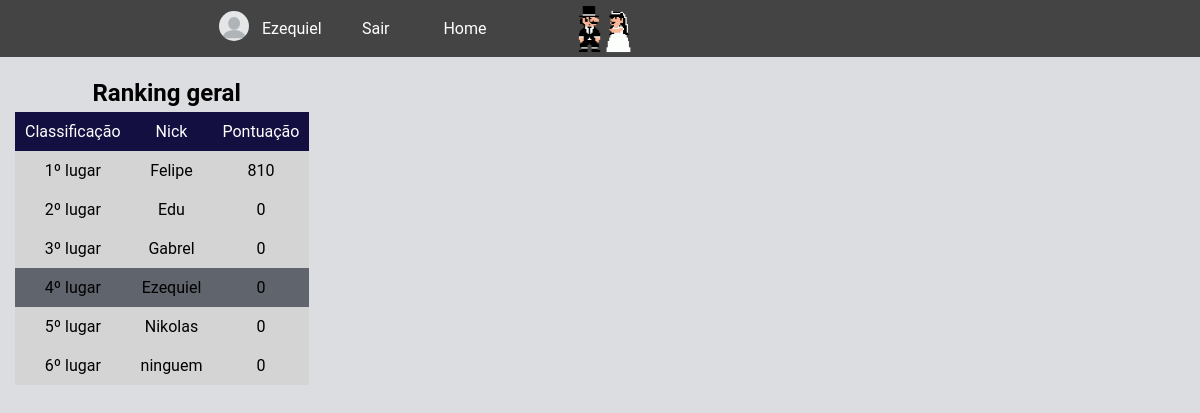
The app's page /lista2.php (signed in) with its own data.
### tables this page shows
CREATE TABLE `usuarios` (
  `ft_perfil` varchar(50) NOT NULL,
  `id_email` varchar(50) NOT NULL,
  `senha` varchar(25) NOT NULL,
  `nome` varchar(50) NOT NULL,
  `nick` varchar(20) NOT NULL,
  `pontuacao` int(11) NOT NULL DEFAULT 0,
  `ultimo_jogo` varchar(13) NOT NULL
);

### lista2.php (the view, shortened to what this page needs)
<?php
include("conexao.php");
$sql = "SELECT id_email, nick, pontuacao FROM usuarios ORDER BY pontuacao DESC";
$con = $mysqli->query($sql);
?>
<!DOCTYPE html>
<html lang="pt-br">
<head>
    <link rel="stylesheet" href="lista.css">
</head>
<body>
    <header>
        <div class="cabecalho">
            <ul class="info">
                <?php
                    if(isset($_SESSION['valido'])):
                    $id_email = $_SESSION['id_email'];
                    $sql="select nick, ft_perfil from usuarios where id_email= '$id_email'";
                    $pesq = $mysqli->query($sql);
                    $perfil = $pesq->fetch_assoc();
                ?>
                <li class="perfil">
                    <a class="inicio" href="meuperfil.php">
                        <?php echo "<img class='imgperfil' src=./imgPerfil/".$perfil['ft_perfil'].">" ?>
                        <?php echo "<p class='nick'>".$perfil['nick']."</p>" ?>
                    </a>
                </li>
                <li class="perfil2"><a class="inicio" href="sair.php">Sair</a></li>
                <li class="perfil2"><a class="inicio" href="lista.php">Home</a></li>
                <?php
                    endif
                ?>
            </ul>
            <img class="logo" src="./img/logo2.png" alt="">
        </div>
    </header>
    <main>
        <div class="rank">
            <section class="pontgeral">
                <div>
                    <h1>Ranking geral</h1>
                </div>
                <table>
                    <tr class="esp">
                        <td>Classificação</td>
                        <td>Nick</td>
                        <td>Pontuação</td>
                    </tr>
                    <?php
                    $i = 1;
                    if (isset($_SESSION['valido'])):
                    $email = $_SESSION['id_email'];
                    while($dados = $con->fetch_array()){
                        if ($email != $dados['id_email']):
                    ?>
                    <tr class="dados">
                        <td><?php echo $i."º lugar" ?></td>
                        <?php $i++ ?>
                        <td><?php echo $dados["nick"] ?></td>
                        <td><?php echo $dados["pontuacao"] ?></td>
                    </tr>
                    <?php else: ?>
                    <tr class="meusdados">
                        <td><?php echo $i."º lugar" ?></td>
                        <?php $i++ ?>
                        <td><?php echo $dados["nick"] ?></td>
                        <td><?php echo $dados["pontuacao"] ?></td>
                    </tr>
                    <?php
                        endif;
                    }
                    endif
                    ?>
                </table>
            </section>
        </div>
    </main>
</body>
</html>

### lista.css (style rules this page uses)
* { margin: 0; padding: 0; font-family: 'Roboto', sans-serif; }
body { background-color: #dcdde1; }
header { height: 57px; background-color: rgb(68, 68, 68); }
.cabecalho { height: 57px; margin: 0 200px; }
.logo { float: right; margin: 3.5px 0; width: 70px; height: 50px; margin-right: 45%; }
.info { float: left; color: #fff; }
a { color: #fff; text-decoration: none; }
.inicio { padding: 17px 15px; }
.perfil { display: inline-block; position: relative; list-style: none; padding: 11px 19px; cursor: pointer; transition: 0.2s; }
.perfil > .inicio { padding: 11px 0px; padding-right: 70px; }
.perfil2 { display: inline-block; position: relative; bottom: 7px; right: 5px; list-style: none; padding: 19px 0px; cursor: pointer; transition: 0.2s; }
.perfil2 > .inicio { padding: 11px 25px; }
.imgperfil { height: 30px; border-radius: 20px; }
.nick { display: inline-block; position: absolute; padding: 8px; text-transform: capitalize; margin-left: 5px; }
.rank { width: 100%; display: grid; grid-template-columns: 0.3fr 1fr; }
.pontgeral > div { margin: 15px 20px 0px; text-align: center; cursor: default; }
.pontgeral > div > h1 { color: black; display: inline-block; }
table { text-align: center; border-collapse: collapse; margin: 5px 15px 0px; }
td { padding: 10px; }
.esp { background-color: #130f40; color: #fff; cursor: default; }
.dados { background-color: #D4D4D4; cursor: default; }
.meusdados { background-color: #60646D; cursor: default; }

### records on screen
usuarios: ft_perfil (picture), nick "Ezequiel", pontuacao "0"
usuarios: nick "Felipe", pontuacao "810"
usuarios: nick "Edu", pontuacao "0"
usuarios: nick "Gabrel", pontuacao "0"
usuarios: nick "Nikolas", pontuacao "0"
usuarios: nick "ninguem", pontuacao "0"
